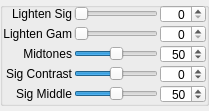
        <widget class="QGroupBox" name="bez_midi_contrast_groupBox">
          <property name="styleSheet">
            <string notr="true">
              QGroupBox {
              margin-bottom: 5px; margin-top: 2px;
              }
              QGroupBox::title {background: qlineargradient(x1: 0, y1: 0, x2: 0, y2: 1, stop: 0 #E1E1E1, stop: 0.4 #DDDDDD,stop: 0.5 #D8D8D8, stop: 1.0 #D3D3D3);border: 2px solid #C4C4C3; border-bottom-color: #C2C7CB; border-top-left-radius: 4px; border-top-right-radius: 4px; min-width: 8ex; padding: 1px; color: #222222;}
            </string>
          </property>
          <property name="enabled">
            <bool>true</bool>
          </property>
          <!-- <property name="title">
            <string>Lighten and Midtones</string>
          </property> -->
          <layout class="QGridLayout" name="bez_midi_contrast_gridLayout">
            <property name="leftMargin">
              <number>2</number>
            </property>
            <property name="topMargin">
              <number>2</number>
            </property>
            <property name="rightMargin">
              <number>2</number>
            </property>
            <property name="bottomMargin">
              <number>2</number>
            </property>
            <property name="spacing">
              <number>2</number>
            </property>

            <!-- lightensigmoidal label -->
            <item row="0" column="0">
              <widget class="QLabel" name="bez_lighten_label">
                <property name="text">
                  <string>Lighten Sig</string>
                </property>
                <property name="alignment">
                  <set>Qt::AlignRight|Qt::AlignTrailing|Qt::AlignVCenter</set>
                </property>
                <property name="wordWrap">
                  <bool>false</bool>
                </property>
              </widget>
            </item>

            <!-- lightensigmoidal slider -->
            <item row="0" column="1">
              <widget class="QSlider" name="bez_lighten_slider">
                <property name="styleSheet">
                  <string notr="true">QSlider::groove:horizontal {border-image: url(:/img/slider_gray.png)0 18 0 18;}</string>
                </property>
                <property name="sizePolicy">
                  <sizepolicy hsizetype="Preferred" vsizetype="Preferred">
                    <horstretch>1</horstretch>
                    <verstretch>0</verstretch>
                  </sizepolicy>
                </property>
                <property name="minimumSize">
                  <size>
                    <width>0</width>
                    <height>0</height>
                  </size>
                </property>
                <property name="maximumSize">
                  <size>
                    <width>32767</width>
                    <height>18</height>
                  </size>
                </property>
                <property name="minimum">
                  <number>0</number>
                </property>
                <property name="maximum">
                  <number>100</number>
                </property>
                <property name="singleStep">
                  <number>1</number>
                </property>
                <property name="lineStep" stdset="0">
                  <number>10</number>
                </property>
                <property name="pageStep">
                  <number>10</number>
                </property>
                <property name="value">
                  <number>0</number>
                </property>
                <property name="orientation">
                  <enum>Qt::Horizontal</enum>
                </property>
              </widget>
            </item>

            <!-- lightensigmoidal edit -->
            <item row="0" column="2">
              <widget class="QSpinBox" name="bez_lighten_edit">
                <property name="sizePolicy" >
                  <sizepolicy vsizetype="Preferred" hsizetype="Preferred" >
                    <horstretch>1</horstretch>
                    <verstretch>0</verstretch>
                  </sizepolicy>
                </property>
                <property name="minimumSize" >
                  <size>
                    <width>46</width>
                    <height>18</height>
                  </size>
                </property>
                <property name="maximumSize" >
                  <size>
                    <width>46</width>
                    <height>18</height>
                  </size>
                </property>
                <property name="minimum" >
                  <number>0</number>
                </property>
                <property name="maximum" >
                  <number>100</number>
                </property>
                <property name="alignment" >
                  <set>Qt::AlignRight|Qt::AlignTrailing|Qt::AlignVCenter</set>
                </property>
                <property name="value" >
                  <number>0</number>
                </property>
              </widget>
            </item>

            <!-- lightengamma label -->
            <item row="1" column="0">
              <widget class="QLabel" name="bez_lightengamma_label">
                <property name="text">
                  <string>Lighten Gam</string>
                </property>
                <property name="alignment">
                  <set>Qt::AlignRight|Qt::AlignTrailing|Qt::AlignVCenter</set>
                </property>
                <property name="wordWrap">
                  <bool>false</bool>
                </property>
              </widget>
            </item>

            <!-- lightengamma slider -->
            <item row="1" column="1">
              <widget class="QSlider" name="bez_lightengamma_slider">
                <property name="styleSheet">
                  <string notr="true">QSlider::groove:horizontal {border-image: url(:/img/slider_gray.png)0 18 0 18;}</string>
                </property>
                <property name="sizePolicy">
                  <sizepolicy hsizetype="Preferred" vsizetype="Fixed">
                    <horstretch>1</horstretch>
                    <verstretch>0</verstretch>
                  </sizepolicy>
                </property>
                <property name="minimumSize">
                  <size>
                    <width>0</width>
                    <height>0</height>
                  </size>
                </property>
                <property name="maximumSize">
                  <size>
                    <width>32767</width>
                    <height>18</height>
                  </size>
                </property>
                <property name="minimum">
                  <number>0</number>
                </property>
                <property name="maximum">
                  <number>100</number>
                </property>
                <property name="singleStep">
                  <number>1</number>
                </property>
                <property name="pageStep">
                  <number>10</number>
                </property>
                <property name="value">
                  <number>0</number>
                </property>
                <property name="orientation">
                  <enum>Qt::Horizontal</enum>
                </property>
              </widget>
            </item>

            <!-- lightengamma edit -->
            <item row="1" column="2">
              <widget class="QSpinBox" name="bez_lightengamma_edit">
                <property name="sizePolicy" >
                  <sizepolicy vsizetype="Preferred" hsizetype="Preferred" >
                    <horstretch>1</horstretch>
                    <verstretch>0</verstretch>
                  </sizepolicy>
                </property>
                <property name="minimumSize" >
                  <size>
                    <width>46</width>
                    <height>18</height>
                  </size>
                </property>
                <property name="maximumSize" >
                  <size>
                    <width>46</width>
                    <height>18</height>
                  </size>
                </property>
                <property name="minimum" >
                  <number>0</number>
                </property>
                <property name="maximum" >
                  <number>100</number>
                </property>
                <property name="alignment" >
                  <set>Qt::AlignRight|Qt::AlignTrailing|Qt::AlignVCenter</set>
                </property>
                <property name="value" >
                  <number>0</number>
                </property>
              </widget>
            </item>

            <!-- midi label -->
            <item row="2" column="0">
              <widget class="QLabel" name="bez_midi_label">
                <property name="text">
                  <string>Midtones</string>
                </property>
                <property name="alignment">
                  <set>Qt::AlignRight|Qt::AlignTrailing|Qt::AlignVCenter</set>
                </property>
                <property name="wordWrap">
                  <bool>false</bool>
                </property>
              </widget>
            </item>

            <!-- midi slider -->
            <item row="2" column="1">
              <widget class="QSlider" name="bez_midi_slider">
                <property name="styleSheet">
                  <string notr="true">QSlider::groove:horizontal {border-image: url(:/img/slider_gray.png)0 18 0 18;}</string>
                </property>
                <property name="sizePolicy">
                  <sizepolicy hsizetype="Preferred" vsizetype="Fixed">
                    <horstretch>1</horstretch>
                    <verstretch>0</verstretch>
                  </sizepolicy>
                </property>
                <property name="minimumSize">
                  <size>
                    <width>0</width>
                    <height>0</height>
                  </size>
                </property>
                <property name="maximumSize">
                  <size>
                    <width>32767</width>
                    <height>18</height>
                  </size>
                </property>
                <property name="minimum">
                  <number>0</number>
                </property>
                <property name="maximum">
                  <number>100</number>
                </property>
                <property name="singleStep">
                  <number>1</number>
                </property>
                <property name="pageStep">
                  <number>10</number>
                </property>
                <property name="value">
                  <number>50</number>
                </property>
                <property name="orientation">
                  <enum>Qt::Horizontal</enum>
                </property>
              </widget>
            </item>

            <!-- midi edit -->
            <item row="2" column="2">
              <widget class="QSpinBox" name="bez_midi_edit">
                <property name="sizePolicy" >
                  <sizepolicy vsizetype="Preferred" hsizetype="Preferred" >
                    <horstretch>1</horstretch>
                    <verstretch>0</verstretch>
                  </sizepolicy>
                </property>
                <property name="minimumSize" >
                  <size>
                    <width>46</width>
                    <height>18</height>
                  </size>
                </property>
                <property name="maximumSize" >
                  <size>
                    <width>46</width>
                    <height>18</height>
                  </size>
                </property>
                <property name="minimum" >
                  <number>0</number>
                </property>
                <property name="maximum" >
                  <number>100</number>
                </property>
                <property name="alignment" >
                  <set>Qt::AlignRight|Qt::AlignTrailing|Qt::AlignVCenter</set>
                </property>
                <property name="value" >
                  <number>50</number>
                </property>
              </widget>
            </item>

            <!-- sigcontrast label -->
            <item row="3" column="0">
              <widget class="QLabel" name="bez_sigcontrast_label">
                <property name="text">
                  <string>Sig Contrast</string>
                </property>
                <property name="alignment">
                  <set>Qt::AlignRight|Qt::AlignTrailing|Qt::AlignVCenter</set>
                </property>
                <property name="wordWrap">
                  <bool>false</bool>
                </property>
              </widget>
            </item>

            <!-- sigcontrast slider -->
            <item row="3" column="1">
              <widget class="QSlider" name="bez_sigcontrast_slider">
                <property name="styleSheet">
                  <string notr="true">QSlider::groove:horizontal {border-image: url(:/img/slider_contrast.png)0 18 0 18;}</string>
                </property>
                <property name="sizePolicy">
                  <sizepolicy hsizetype="Preferred" vsizetype="Fixed">
                    <horstretch>1</horstretch>
                    <verstretch>0</verstretch>
                  </sizepolicy>
                </property>
                <property name="minimumSize">
                  <size>
                    <width>0</width>
                    <height>0</height>
                  </size>
                </property>
                <property name="maximumSize">
                  <size>
                    <width>32767</width>
                    <height>18</height>
                  </size>
                </property>
                <property name="minimum">
                  <number>-100</number>
                </property>
                <property name="maximum">
                  <number>100</number>
                </property>
                <property name="singleStep">
                  <number>1</number>
                </property>
                <property name="pageStep">
                  <number>10</number>
                </property>
                <property name="value">
                  <number>0</number>
                </property>
                <property name="orientation">
                  <enum>Qt::Horizontal</enum>
                </property>
              </widget>
            </item>

            <!-- sigcontrast edit -->
            <item row="3" column="2">
              <widget class="QSpinBox" name="bez_sigcontrast_edit">
                <property name="sizePolicy" >
                  <sizepolicy vsizetype="Preferred" hsizetype="Preferred" >
                    <horstretch>1</horstretch>
                    <verstretch>0</verstretch>
                  </sizepolicy>
                </property>
                <property name="minimumSize" >
                  <size>
                    <width>46</width>
                    <height>18</height>
                  </size>
                </property>
                <property name="maximumSize" >
                  <size>
                    <width>46</width>
                    <height>18</height>
                  </size>
                </property>
                <property name="minimum" >
                  <number>-100</number>
                </property>
                <property name="maximum" >
                  <number>100</number>
                </property>
                <property name="alignment" >
                  <set>Qt::AlignRight|Qt::AlignTrailing|Qt::AlignVCenter</set>
                </property>
                <property name="value" >
                  <number>0</number>
                </property>
              </widget>
            </item>

            <!-- sigmiddle label -->
            <item row="4" column="0">
              <widget class="QLabel" name="bez_sigmiddle_label">
                <property name="text">
                  <string>Sig Middle</string>
                </property>
                <property name="alignment">
                  <set>Qt::AlignRight|Qt::AlignTrailing|Qt::AlignVCenter</set>
                </property>
                <property name="wordWrap">
                  <bool>false</bool>
                </property>
              </widget>
            </item>

            <!-- sigmiddle slider -->
            <item row="4" column="1">
              <widget class="QSlider" name="bez_sigmiddle_slider">
                <property name="styleSheet">
                  <string notr="true">QSlider::groove:horizontal {border-image: url(:/img/slider_gray.png)0 18 0 18;}</string>
                </property>
                <property name="sizePolicy">
                  <sizepolicy hsizetype="Preferred" vsizetype="Fixed">
                    <horstretch>1</horstretch>
                    <verstretch>0</verstretch>
                  </sizepolicy>
                </property>
                <property name="minimumSize">
                  <size>
                    <width>0</width>
                    <height>0</height>
                  </size>
                </property>
                <property name="maximumSize">
                  <size>
                    <width>32767</width>
                    <height>18</height>
                  </size>
                </property>
                <property name="minimum">
                  <number>0</number>
                </property>
                <property name="maximum">
                  <number>100</number>
                </property>
                <property name="singleStep">
                  <number>1</number>
                </property>
                <property name="pageStep">
                  <number>10</number>
                </property>
                <property name="value">
                  <number>50</number>
                </property>
                <property name="orientation">
                  <enum>Qt::Horizontal</enum>
                </property>
              </widget>
            </item>

            <!-- sigmiddle edit -->
            <item row="4" column="2">
              <widget class="QSpinBox" name="bez_sigmiddle_edit">
                <property name="sizePolicy" >
                  <sizepolicy vsizetype="Preferred" hsizetype="Preferred" >
                    <horstretch>1</horstretch>
                    <verstretch>0</verstretch>
                  </sizepolicy>
                </property>
                <property name="minimumSize" >
                  <size>
                    <width>46</width>
                    <height>18</height>
                  </size>
                </property>
                <property name="maximumSize" >
                  <size>
                    <width>46</width>
                    <height>18</height>
                  </size>
                </property>
                <property name="minimum" >
                  <number>0</number>
                </property>
                <property name="maximum" >
                  <number>100</number>
                </property>
                <property name="alignment" >
                  <set>Qt::AlignRight|Qt::AlignTrailing|Qt::AlignVCenter</set>
                </property>
                <property name="value" >
                  <number>50</number>
                </property>
              </widget>
            </item>

          </layout>

        </widget>
